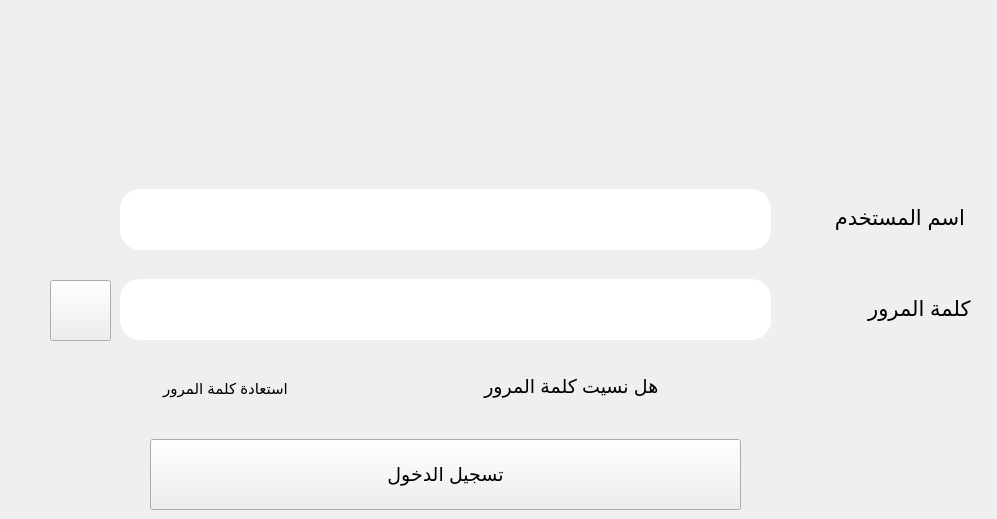
    <widget class="QWidget" name="tab">
     <attribute name="title">
      <string>Tab 1</string>
     </attribute>
     <widget class="QLineEdit" name="lineEdit">
      <property name="geometry">
       <rect>
        <x>120</x>
        <y>189</y>
        <width>651</width>
        <height>61</height>
       </rect>
      </property>
      <property name="font">
       <font>
        <pointsize>15</pointsize>
        <weight>50</weight>
        <bold>false</bold>
       </font>
      </property>
      <property name="styleSheet">
       <string notr="true">border-radius:20px;</string>
      </property>
      <property name="placeholderText">
       <string/>
      </property>
      <property name="clearButtonEnabled">
       <bool>false</bool>
      </property>
     </widget>
     <widget class="QLineEdit" name="lineEdit_2">
      <property name="geometry">
       <rect>
        <x>120</x>
        <y>279</y>
        <width>651</width>
        <height>61</height>
       </rect>
      </property>
      <property name="font">
       <font>
        <pointsize>15</pointsize>
        <weight>50</weight>
        <bold>false</bold>
       </font>
      </property>
      <property name="styleSheet">
       <string notr="true">border-radius:20px;</string>
      </property>
      <property name="echoMode">
       <enum>QLineEdit::Password</enum>
      </property>
      <property name="placeholderText">
       <string/>
      </property>
     </widget>
     <widget class="QPushButton" name="pushButton_7">
      <property name="geometry">
       <rect>
        <x>150</x>
        <y>439</y>
        <width>591</width>
        <height>71</height>
       </rect>
      </property>
      <property name="font">
       <font>
        <pointsize>14</pointsize>
       </font>
      </property>
      <property name="cursor">
       <cursorShape>PointingHandCursor</cursorShape>
      </property>
      <property name="text">
       <string>تسجيل الدخول</string>
      </property>
     </widget>
     <widget class="QGroupBox" name="groupBox_2">
      <property name="geometry">
       <rect>
        <x>120</x>
        <y>349</y>
        <width>651</width>
        <height>71</height>
       </rect>
      </property>
      <property name="styleSheet">
       <string notr="true">border-radius:20px;</string>
      </property>
      <property name="title">
       <string/>
      </property>
      <widget class="QLabel" name="label">
       <property name="geometry">
        <rect>
         <x>260</x>
         <y>17</y>
         <width>331</width>
         <height>41</height>
        </rect>
       </property>
       <property name="font">
        <font>
         <family>Segoe UI</family>
         <pointsize>14</pointsize>
        </font>
       </property>
       <property name="text">
        <string>          هل نسيت كلمة المرور        </string>
       </property>
      </widget>
      <widget class="QPushButton" name="pushButton_8">
       <property name="geometry">
        <rect>
         <x>0</x>
         <y>14</y>
         <width>211</width>
         <height>51</height>
        </rect>
       </property>
       <property name="font">
        <font>
         <pointsize>11</pointsize>
        </font>
       </property>
       <property name="cursor">
        <cursorShape>PointingHandCursor</cursorShape>
       </property>
       <property name="text">
        <string>استعادة كلمة المرور</string>
       </property>
      </widget>
     </widget>
     <widget class="QLabel" name="label_2">
      <property name="geometry">
       <rect>
        <x>794</x>
        <y>187</y>
        <width>171</width>
        <height>61</height>
       </rect>
      </property>
      <property name="font">
       <font>
        <family>Segoe UI</family>
        <pointsize>16</pointsize>
        <weight>50</weight>
        <bold>false</bold>
       </font>
      </property>
      <property name="text">
       <string>اسم المستخدم</string>
      </property>
     </widget>
     <widget class="QLabel" name="label_3">
      <property name="geometry">
       <rect>
        <x>827</x>
        <y>278</y>
        <width>161</width>
        <height>61</height>
       </rect>
      </property>
      <property name="font">
       <font>
        <family>Segoe UI</family>
        <pointsize>16</pointsize>
        <weight>50</weight>
        <bold>false</bold>
       </font>
      </property>
      <property name="text">
       <string>   كلمة المرور</string>
      </property>
     </widget>
     <widget class="QPushButton" name="pushButton_38">
      <property name="enabled">
       <bool>true</bool>
      </property>
      <property name="geometry">
       <rect>
        <x>50</x>
        <y>280</y>
        <width>61</width>
        <height>61</height>
       </rect>
      </property>
      <property name="font">
       <font>
        <family>Segoe UI</family>
        <pointsize>13</pointsize>
       </font>
      </property>
      <property name="cursor">
       <cursorShape>PointingHandCursor</cursorShape>
      </property>
      <property name="styleSheet">
       <string notr="true"/>
      </property>
      <property name="text">
       <string/>
      </property>
      <property name="icon">
       <iconset resource="icons.qrc">
        <normaloff>:/view.png</normaloff>:/view.png</iconset>
      </property>
     </widget>
    </widget>
